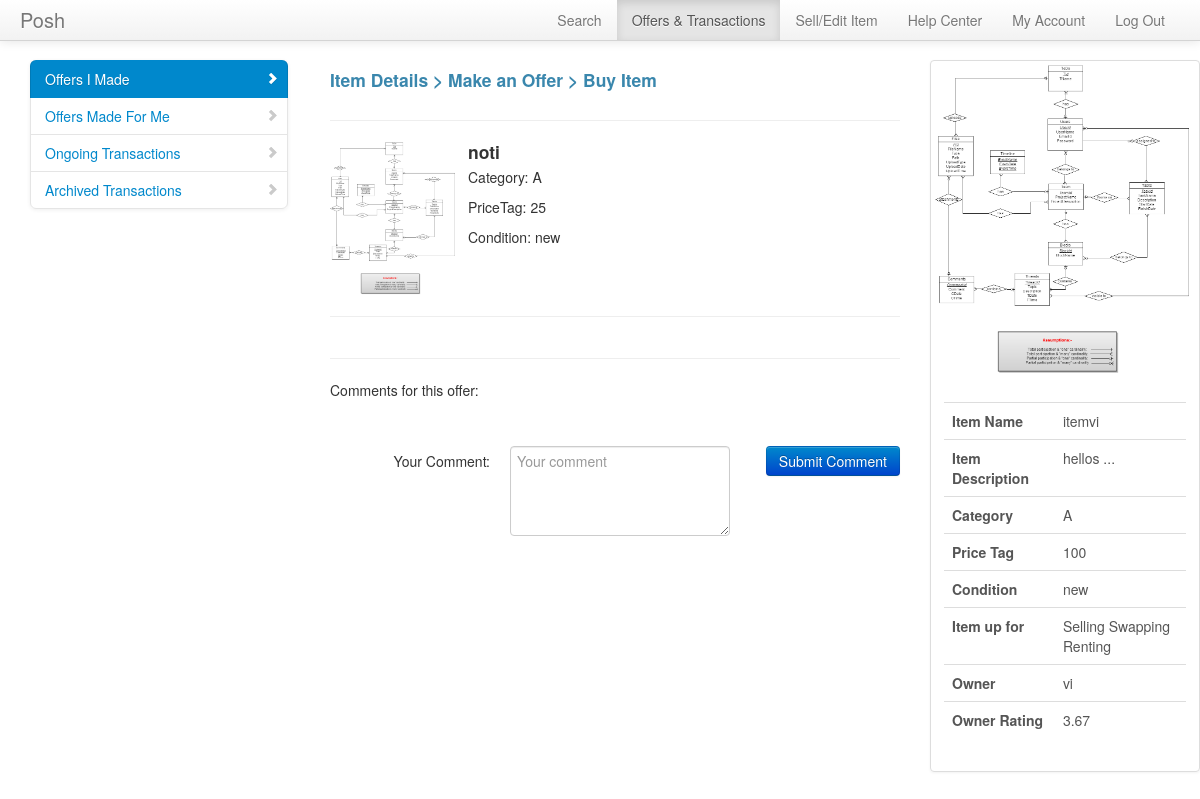
/manageoffers/viewcommentsswap.php?offerid=72 (signed in), run on the app's committed database.
### tables this page shows
CREATE TABLE IF NOT EXISTS `inventory` (
  `itemid` int(10) NOT NULL AUTO_INCREMENT,
  `owner` varchar(20) NOT NULL,
  `itemname` varchar(40) NOT NULL,
  `category` varchar(40) NOT NULL,
  `addedon` timestamp NOT NULL DEFAULT CURRENT_TIMESTAMP,
  `pricetag` int(10) NOT NULL,
  `description` varchar(500) NOT NULL,
  `condition` varchar(20) NOT NULL,
  `image` varchar(30) DEFAULT NULL,
  PRIMARY KEY (`itemid`),
  KEY `owner` (`owner`)
);

CREATE TABLE IF NOT EXISTS `users` (
  `username` varchar(20) NOT NULL,
  `studentid` int(10) NOT NULL,
  `email` varchar(40) NOT NULL,
  `firstname` varchar(40) NOT NULL,
  `lastname` varchar(40) NOT NULL,
  `roomno` int(3) NOT NULL,
  `wing` varchar(1) NOT NULL,
  `rating` float NOT NULL,
  `password` varchar(20) NOT NULL,
  `confirmed` int(1) NOT NULL,
  `ratingno` int(11) DEFAULT '1',
  `random` int(11) DEFAULT NULL,
  PRIMARY KEY (`username`)
);

### meekrodb.2.1.class.php (called while the page is built, shortened)
<?php
class DB {
  protected static $mdb = null;
  public static function getMDB() {
    $mdb = DB::$mdb;
    if ($mdb === null) {
      $mdb = DB::$mdb = new MeekroDB();
    }
    return $mdb;
  }
  public static function query() { $args = func_get_args(); return call_user_func_array(array(DB::getMDB(), 'query'), $args); }
}
class MeekroDB {
  public $dbName = '';
  public $user = '';
  public $password = '';
  public $host = 'localhost';
  public $port = null;
  public $encoding = 'latin1';
  public $queryMode = 'queryAllRows';
  public $param_char = '%';
  public $named_param_seperator = '_';
  public $internal_mysql = null;
  public function __construct($host=null, $user=null, $password=null, $dbName=null, $port=null, $encoding=null) {
    if ($host === null) $host = DB::$host;
    if ($user === null) $user = DB::$user;
    if ($password === null) $password = DB::$password;
    if ($dbName === null) $dbName = DB::$dbName;
    if ($port === null) $port = DB::$port;
    if ($encoding === null) $encoding = DB::$encoding;
    $this->host = $host;
    $this->user = $user;
    $this->password = $password;
    $this->dbName = $dbName;
    $this->port = $port;
    $this->encoding = $encoding;
  }
  public function get() {
    $mysql = $this->internal_mysql;
    if ($mysql == null) {
      if (! $this->port) $this->port = ini_get('mysqli.default_port');
      $mysql = new mysqli($this->host, $this->user, $this->password, $this->dbName, $this->port);
      $mysql->set_charset($this->encoding);
      $this->internal_mysql = $mysql;
    }
    return $mysql;
  }
  public function escape($str) {
    $db = $this->get();
    return $db->real_escape_string($str);
  }
  protected function prependCall($function, $args, $prepend) {
    array_unshift($args, $prepend);
    return call_user_func_array($function, $args);
  }
  protected function wrapStr($strOrArray, $wrapChar, $escape = false) {
    if (! is_array($strOrArray)) {
      if ($escape) return $wrapChar . $this->escape($strOrArray) . $wrapChar;
      else return $wrapChar . $strOrArray . $wrapChar;
    } else {
      $R = array();
      foreach ($strOrArray as $element) {
        $R[] = $this->wrapStr($element, $wrapChar, $escape);
      }
      return $R;
    }
  }
  public function parseQueryParamsNew() {
    $args = func_get_args();
    $sql = array_shift($args);
    $args_all = $args;
    $posList = array();
    $pos_adj = 0;
    $param_char_length = strlen($this->param_char);
    $named_seperator_length = strlen($this->named_param_seperator);
    $types = array(
      $this->param_char . 'll',
      $this->param_char . 'ls',
      $this->param_char . 'l',
      $this->param_char . 'li',
      $this->param_char . 'ld',
      $this->param_char . 'lb',
      $this->param_char . 's',
      $this->param_char . 'i',
      $this->param_char . 'd',
      $this->param_char . 'b',
      $this->param_char . 'ss'
    );
    foreach ($types as $type) {
      $lastPos = 0;
      while (($pos = strpos($sql, $type, $lastPos)) !== false) {
        $lastPos = $pos + 1;
        $posList[$pos] = $type;
      }
    }
    ksort($posList);
    foreach ($posList as $pos => $type) {
      $type = substr($type, $param_char_length);
      $length_type = strlen($type) + $param_char_length;
      $new_pos = $pos + $pos_adj;
      $new_pos_back = $new_pos + $length_type;
      if ($arg_number_length = strspn($sql, '0123456789', $new_pos_back)) {
        $arg_number = substr($sql, $new_pos_back, $arg_number_length);
        if (! isset($args_all[$arg_number])) $this->nonSQLError("Non existent argument reference (arg $arg_number): $sql");
        $arg = $args_all[$arg_number];
      } else {
        $arg = array_shift($args);
      }
      if (in_array($type, array('s', 'i', 'd', 'b', 'l'))) {
        $array_type = false;
        $arg = array($arg);
        $type = 'l' . $type;
      } else if ($type == 'ss') {
        $result = "'%" . $this->escape(str_replace(array('%', '_'), array('\%', '\_'), $arg)) . "%'";
      } else {
        $array_type = true;
        if (! is_array($arg)) $this->nonSQLError("Badly formatted SQL query: $sql -- expecting array, but didn't get one!");
      }
      if ($type == 'ls') $result = $this->wrapStr($arg, "'", true);
      else if ($type == 'li') $result = array_map('intval', $arg);
      else if ($type == 'ld') $result = array_map('floatval', $arg);
      else if ($type == 'lb') $result = array_map(array($this, 'formatTableName'), $arg);
      else if ($type == 'll') $result = $arg;
      else if (! $result) $this->nonSQLError("Badly formatted SQL query: $sql");
      if (is_array($result)) {
        if (! $array_type) $result = $result[0];
        else $result = '(' . implode(',', $result) . ')';
      }
      $sql = substr_replace($sql, $result, $new_pos, $length_type + $arg_number_length);
      $pos_adj += strlen($result) - ($length_type + $arg_number_length);
    }
    return $sql;
  }
  public function parseQueryParams() {
    $args = func_get_args();
    if (is_string($args[1]) && preg_match('/^[is]+$/', $args[1]) && substr_count($args[0], '?') > 0)
      return call_user_func_array(array($this, 'parseQueryParamsOld'), $args);
    else
      return call_user_func_array(array($this, 'parseQueryParamsNew'), $args);
  }
  public function query() {
    $args = func_get_args();
    if ($this->queryMode == 'buffered' || $this->queryMode == 'unbuffered') {
      return $this->prependCall(array($this, 'queryHelper'), $args, $this->queryMode);
    } else {
      return call_user_func_array(array($this, 'queryAllRows'), $args);
    }
  }
  public function queryUnbuf() { $args = func_get_args(); return $this->prependCall(array($this, 'queryHelper'), $args, 'unbuffered'); }
  protected function queryHelper() {
    $args = func_get_args();
    $type = array_shift($args);
    $is_buffered = ($type == 'buffered');
    $is_null = ($type == 'null');
    $sql = call_user_func_array(array($this, 'parseQueryParams'), $args);
    $db = $this->get();
    $result = $db->query($sql, $is_buffered ? MYSQLI_STORE_RESULT : MYSQLI_USE_RESULT);
    return $result;
  }
  public function queryAllRows() {
    $args = func_get_args();
    $query = call_user_func_array(array($this, 'queryUnbuf'), $args);
    $result = $this->fetchAllRows($query);
    return $result;
  }
  protected function checkError() {
    return false;
  }
  public function fetchRow($result = null) {
    return $result->fetch_assoc();
  }
  public function fetchAllRows($result = null) {
    $A = array();
    while ($row = $this->fetchRow($result)) {
      $A[] = $row;
    }
    return $A;
  }
}
?>

### manageoffers/viewcommentsswap.php (the view, shortened to what this page needs)
<!DOCTYPE html>
<?php
$offerdetails = DB::query("SELECT * from offerdetails where offerid=%i", $_GET['offerid']);
$offerdetails = $offerdetails[0];
$selling = DB::query("SELECT * from inventory where itemid=%i", $offerdetails['sellingitem']);
$selling=$selling[0];
?>
<html lang="en">
  <head>
    <link href="../bootstrap/css/bootstrap.css" rel="stylesheet">
    <link href="datepicker.css" rel="stylesheet">
    <link href="../bootstrap/css/bootstrap-responsive.css" rel="stylesheet">
    <link href="../bootstrap/css/bootstrap-fileupload.css" rel="stylesheet">
    <link href="../bootstrap/css/docs.css" rel="stylesheet">
	</head>
	<body>
		<div class="navbar navbar-fixed-top">
			<div class="navbar-inner">
				<div class="container" style="width: auto; padding: 0 20px;">
					<a class="brand pull-left" href="#">Posh</a>
					<ul class="nav pull-right">
						<li><a href="../search/searchhome.php">Search</a></li>
						<li class="active"><a href="../manageoffers/listoffersbyme.php">Offers & Transactions</a></li>
						<li><a href="../inventory/viewitems.php">Sell/Edit Item</a></li>
						<li><a href="../helpcenter.php">Help Center</a></li>
						<li><a href="../userdetails.php">My Account</a></li>
						<li><a href="../login/logout.php">Log Out</a></li>
					</ul>
				</div>
			</div>
		</div>
		<div class="container" style="width: auto; padding: 20px 0px 0px 0px;">
			<div class="span3 bs-docs-sidebar">
				<ul class="nav nav-list bs-docs-sidenav">
					<li  class="active"><a href="listoffersbyme.php"><i class="icon-chevron-right"></i>Offers I Made</a></li>
					<li ><a href="listoffersforme.php"><i class="icon-chevron-right"></i>Offers Made For Me</a></li>
					<li><a href="../transactions/viewongoing.php"><i class="icon-chevron-right"></i>Ongoing Transactions</a></li>
					<li><a href="../transactions/archived.php"><i class="icon-chevron-right"></i>Archived Transactions</a></li>
				</ul>
			</div>
			<div class="span6">
			<div class="row-fluid">
			<h4><p class="text-info">Item Details > Make an Offer > Buy Item </p></h4>
			</div>
			<hr>
		<?php
			if($offerdetails['offereditem1']!=''){
				$item1=$offerdetails['offereditem1'];
				$tbl_name = "inventory";
				$items = DB::query("SELECT * FROM $tbl_name where itemid=%s",$item1);
				foreach ($items as $item) {
					echo '<div class="row-fluid">';
					echo '<div class="media">';
					echo '<a class="pull-left" href="#"><img src="../upload/'.$item['image'].'" height="128" width="128" alt=""></a>';
					echo '<div class="media-body">';
					echo '<h4 class="media-heading">'.$item['itemname'].'</h4>';
					echo '<p>Category: '.$item['category'].'</p>';
					echo '<p>PriceTag: '.$item['pricetag'].'</p>';
					echo '<p>Condition: '.$item['condition'].'</p>';
					echo '</div>';
					echo '</div>';
					echo '</div>';
					echo '<hr>';
				}
			}
			?>
			<div class="row-fluid">
			<hr>
			<p>
			<?php
			echo 'Comments for this offer: ';
			echo '<table class="table table-hover">
				<thead>
					<tr>
					<th></th>
					<th></th>
					</tr>
				</thead>';
			echo 	'</table>';
			?>
			</p>
			<form name="comment" class="form-horizontal" action="submitcomment.php" method="post">
						<div class="control-group" id="commentgroup">
							<label class="control-label" for="inputComment">Your Comment: </label>
							<div class="controls">
							<textarea rows="4" name="comment" required id="inputComment" placeholder="Your comment" onkeyup=""></textarea>
							<button class="btn btn-primary pull-right" type="submit" id="signupbtn">Submit Comment</button>
							</div>
						</div>
			</form>
			</div>
		</div>
			<div class="span3">
			<div class="thumbnail">
			<?php echo '<img src="../upload/'.$selling['image'].'" alt="">';?>
			<div class="caption">
				<div class="row-fluid">
				<table class="table table-hover">
				<thead>
					<tr>
					<th></th>
					<th></th>
					</tr>
				</thead>
				<tr>
					<th>Item Name </th>
					<td><?php echo $selling['itemname']?></td>
				</tr>
				<tr>
					<th>Item Description </th>
					<td><?php echo substr($selling['description'],0,20)."..."?></td>
				</tr>
				<tr>
						<th>Category </th>
						<td><?php echo $selling['category']?></td>
				</tr>
				<tr>
					<th>Price Tag </th>
					<td><?php echo $selling['pricetag']?></td>
				</tr>
				<tr>
					<th>Condition </th>
					<td><?php echo $selling['condition']?></td>
				</tr>
				<tr>
					<th>Item up for </th>
					<td>
					<?php
						$ssrvalue = DB::query("SELECT ssr FROM ssritem WHERE itemid=%i",$selling['itemid']);
						$N = count($ssrvalue);
						$ssrstring = "";
						for($i=0;$i<$N;$i++){
							$val = array_values($ssrvalue[$i]);
							if($val[0]=='sell')
								$ssrstring=$ssrstring."Selling ";
							if($val[0]=='swap')
								$ssrstring=$ssrstring."Swapping ";
							if($val[0]=='rent')
								$ssrstring=$ssrstring."Renting ";
						}
						echo $ssrstring;
					?>
					</td>
				</tr>
				<tr>
					<th>Owner </th>
					<td><?php echo $selling['owner'];?></td>
				</tr>
				<tr>
					<th>Owner Rating</th>
					<td><?php
					$user = DB::query("SELECT * from users where username=%s", $selling['owner']);
					$user = $user[0];
					echo round($user['rating'], 2);
					?></td>
				</tr>
				</table>
			</div>
			</div>
			</div>
			</div>
		</div>
	</body>
</html>

### manageoffers/viewcommentsswap.php (style rules this page uses)
body { padding-top: 40px; padding-bottom: 20px; }

### data on the page
inventory: image (picture), itemname "noti", category "A", pricetag "25", condition "new"
inventory: image (picture), itemname "itemvi", description "hellos", category "A", pricetag "100", condition "new", owner "vi"
users: rating "3.67"

### other printed values
$ssrstring "Selling Swapping Renting"
